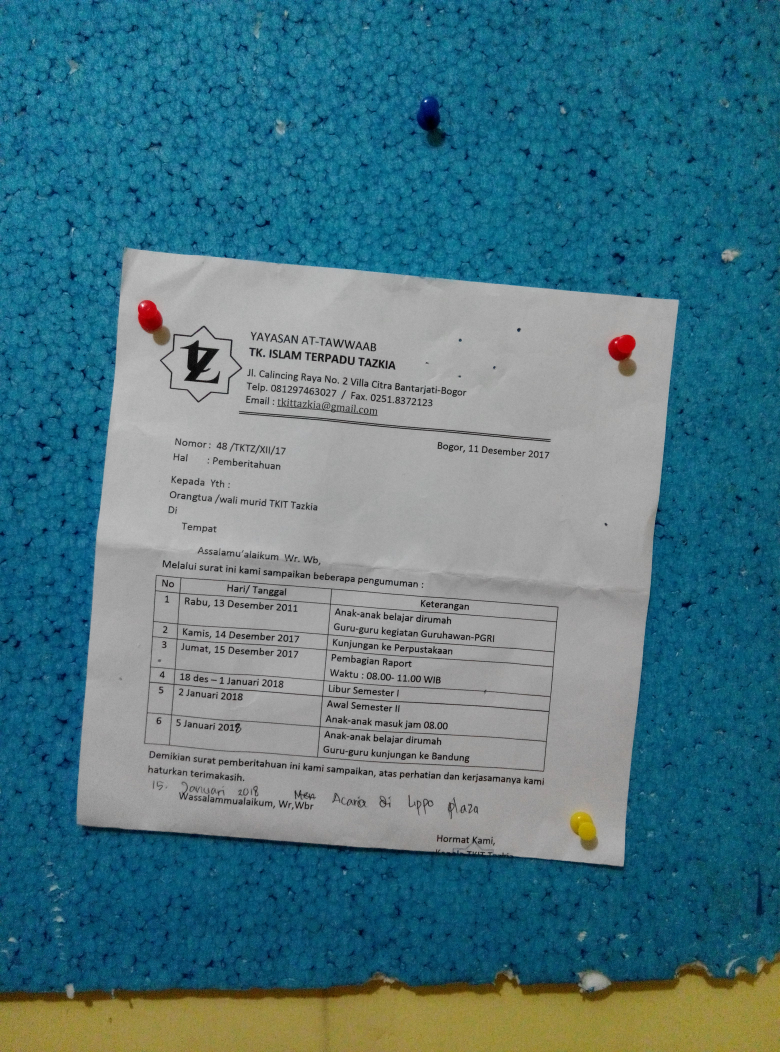
#> input picture gambar/distance/ft2.jpg, 3120 x 4208 px (shown at 1/4 size)
$ python distance_to_camera.py   (older library calls are emulated)
#> lines starting #> are read from the running program, lines starting #| are printed output that depends on the picture; after the words box and inside, x2 and y2 are one past the last pixel; in counts of white or black regions, pixels touching at a corner belong together
# import the necessary packages
import numpy as np
import cv2
from datetime import datetime

def find_marker(image):
	# convert the image to grayscale, blur it, and detect edges
	gray = cv2.cvtColor(image, cv2.COLOR_BGR2GRAY)
	gray = cv2.GaussianBlur(gray, (5, 5), 0)
	edged = cv2.Canny(gray, 35, 125)

	# find the contours in the edged image and keep the largest one;
	# we'll assume that this is our piece of paper in the image
	(_, cnts, _) = cv2.findContours(edged.copy(), cv2.RETR_LIST, cv2.CHAIN_APPROX_SIMPLE)
	c = max(cnts, key = cv2.contourArea)

	# compute the bounding box of the of the paper region and return it
	return cv2.minAreaRect(c)

def distance_to_camera(knownWidth, focalLength, perWidth):
	# compute and return the distance from the maker to the camera
	return (knownWidth * focalLength) / perWidth

def saveimage(sufix, img):
    fname = ("%d-%d-%d" % (datetime.now().minute,datetime.now().second,datetime.now().microsecond))
    cv2.imwrite("../gambar/out/"+fname+'-'+sufix+".png",img)

# initialize the known distance from the camera to the object, which
# in this case is 24 inches
KNOWN_DISTANCE = 15.0

# initialize the known object width, which in this case, the piece of
# paper is 11 inches wide
KNOWN_WIDTH = 10.0

# initialize the list of images that we'll be using
dir = "../gambar/distance"
IMAGE_PATHS = [dir+"/ft2.jpg", dir+"/ft3.jpg", dir+"/ft4.jpg"]

# load the furst image that contains an object that is KNOWN TO BE 2 feet
# from our camera, then find the paper marker in the image, and initialize
# the focal length
image = cv2.imread(IMAGE_PATHS[0])
#> image is the input picture: shape (4208, 3120, 3); mean B, G, R 131.3, 120.1, 79.6
marker = find_marker(image)
#> in find_marker, `gray = cv2.cvtColor(image, cv2.COLOR_BGR2GRAY)`:
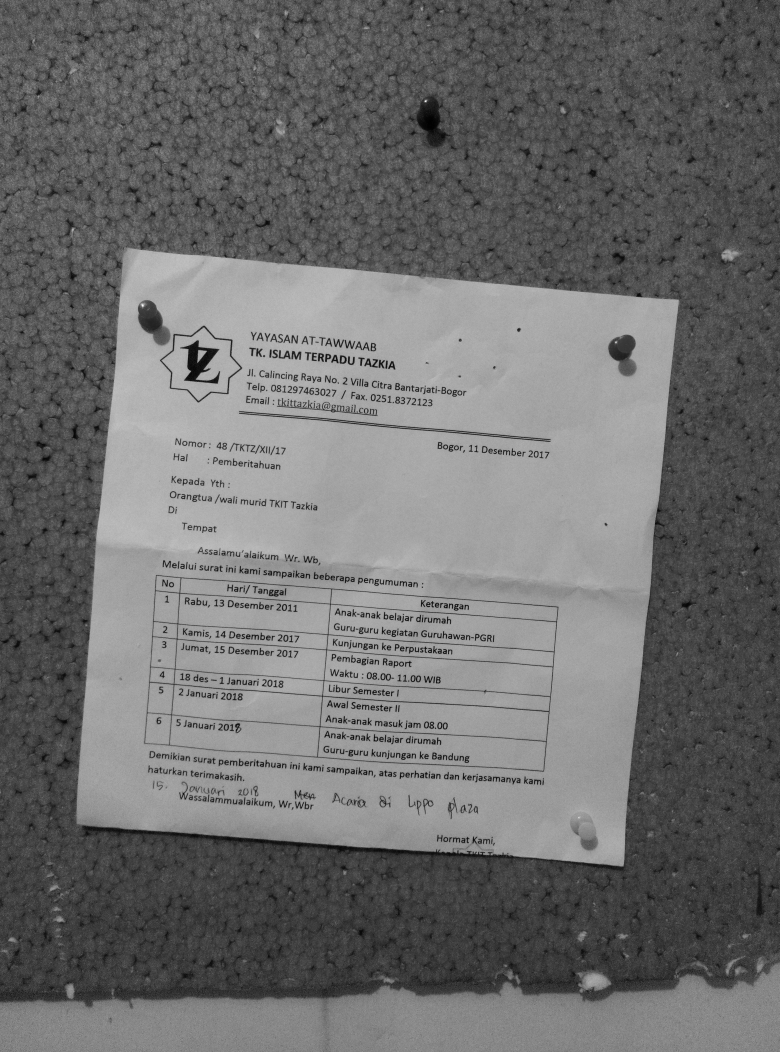
#> gray: shape (4208, 3120) (shown at 1/4 size); min 0, max 252, mean 109.2
#> in find_marker, `edged = cv2.Canny(gray, 35, 125)`:
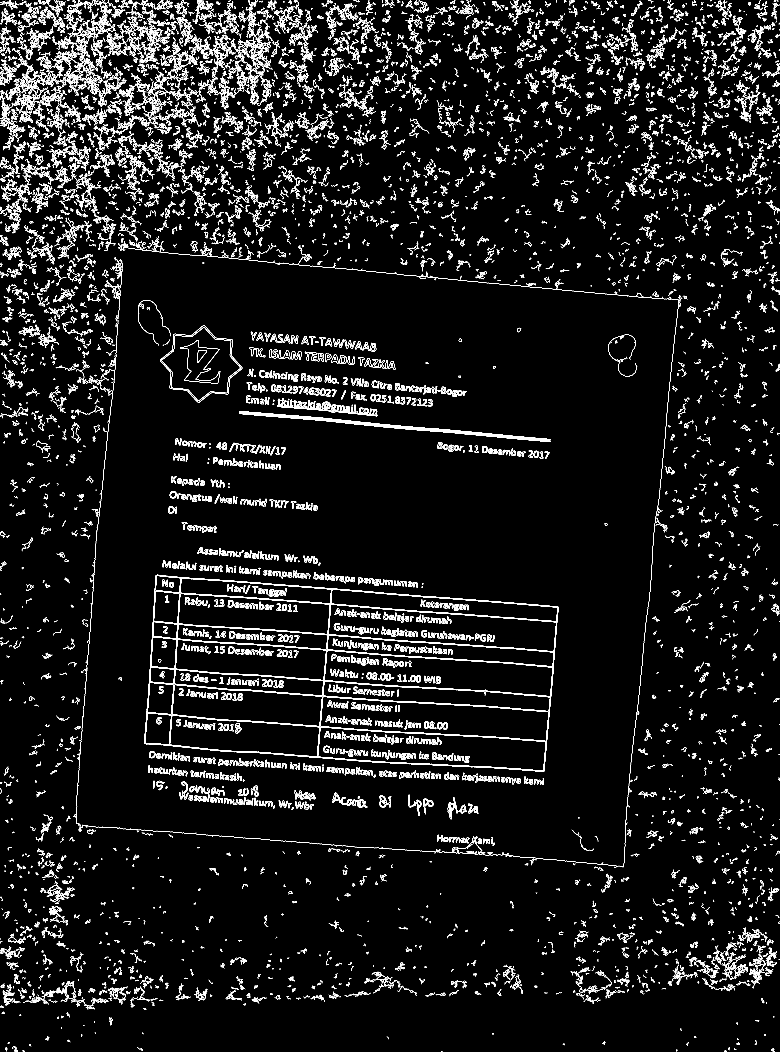
#> edged: shape (4208, 3120) (shown at 1/4 size); 3.6% white in thin lines or dots
#> in find_marker, `(_, cnts, _) = cv2.findContours(edged.copy(), cv2.RETR_LIST, cv2.CHAIN..`: cnts = 10951 contours, 6688 with area under 20; largest, box (x1, y1, x2, y2) and area: (576, 2299, 2234, 3087) 1084579, (576, 2299, 2234, 3087) 973906, (599, 2312, 1325, 3027) 311236, (1313, 2357, 2231, 2606) 161090, (1292, 2540, 2215, 2845) 160672
#> in find_marker, `c = max(cnts, key = cv2.contourArea)`: c = contour of 822 points, box (x1, y1, x2, y2) (576, 2299, 2234, 3087), area 1084579
#> marker = ((1402, 2702.2), (684.5, 1616.5), -85.55)
focalLength = (marker[1][0] * KNOWN_DISTANCE) / KNOWN_WIDTH
#> focalLength = 1026.8

# loop over the images
for imagePath in IMAGE_PATHS:
	# load the image, find the marker in the image, then compute the
	# distance to the marker from the camera
	image = cv2.imread(imagePath)
	image = cv2.resize(image, (300,400))
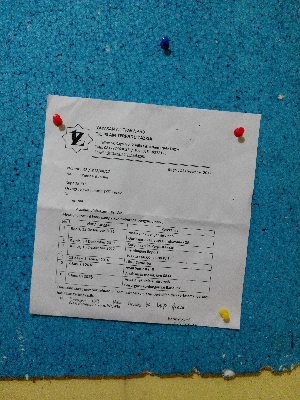
#> image: shape (400, 300, 3); mean B, G, R 131.2, 120, 79.5
	marker = find_marker(image)
#> in find_marker (call 2), `gray = cv2.cvtColor(image, cv2.COLOR_BGR2GRAY)`:
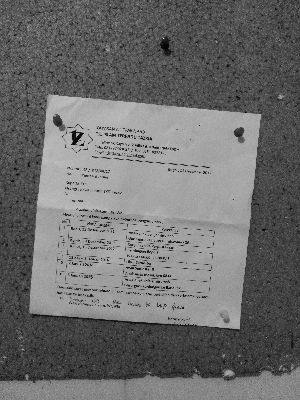
#> gray: shape (400, 300); min 0, max 233, mean 109.1
#> in find_marker (call 2), `gray = cv2.GaussianBlur(gray, (5, 5), 0)`:
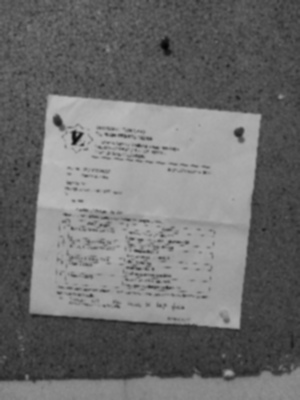
#> gray: shape (400, 300); min 3, max 187, mean 109.1
#> in find_marker (call 2), `edged = cv2.Canny(gray, 35, 125)`:
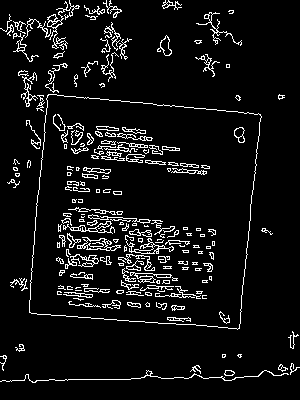
#> edged: shape (400, 300); 7.2% white in thin lines or dots
#> in find_marker (call 2), `(_, cnts, _) = cv2.findContours(edged.copy(), cv2.RETR_LIST, cv2.CHAIN..`: cnts = 428 contours, 324 with area under 20; largest, box (x1, y1, x2, y2) and area: (29, 94, 262, 330) 46310, (29, 94, 262, 330) 46307, (77, 237, 121, 251) 266, (125, 235, 174, 254) 182, (47, 0, 80, 50) 178
#> in find_marker (call 2), `c = max(cnts, key = cv2.contourArea)`: c = contour of 218 points, box (x1, y1, x2, y2) (29, 94, 262, 330), area 46310
#> marker = ((143.5, 213.1), (220.9, 216), -84.64)
	inches = distance_to_camera(KNOWN_WIDTH, focalLength, marker[1][0])
#> inches = 46.49
	cm = 30.48 * inches
#> cm = 1416.9

	# draw a bounding box around the image and display it
	box = np.int0(cv2.boxPoints(marker))
#> box = [[240, 333], [25, 312], [46, 93], [261, 113]]
	cv2.drawContours(image, [box], -1, (0, 255, 0), 2)
	cv2.putText(image, "%.2fcm" % (cm / 12),
		(image.shape[1] - 200, image.shape[0] - 20), cv2.FONT_HERSHEY_SIMPLEX,
		1.0, (0, 255, 0), 2)
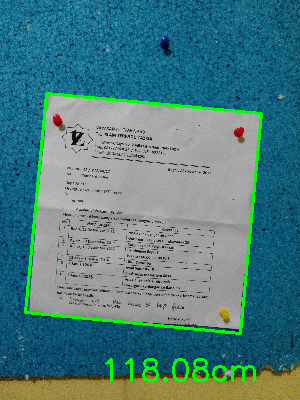
#> image: shape (400, 300, 3); mean B, G, R 127.9, 124.9, 78.3
	cv2.imshow("image", image)
	saveimage("dist",image)
	cv2.waitKey(0)
#> pass 2 of the loop `for imagePath in IMAGE_PATHS:`:
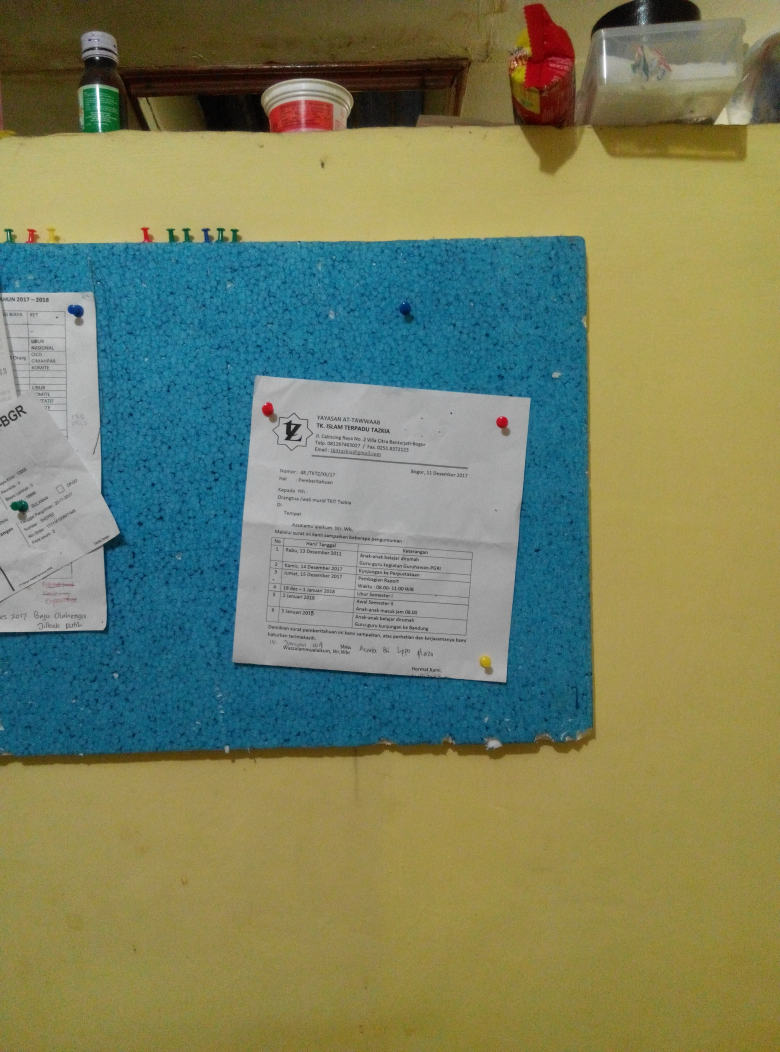
#> input picture gambar/distance/ft3.jpg, 3120 x 4208 px (shown at 1/4 size)
#> image is the input picture: shape (4208, 3120, 3); mean B, G, R 97.1, 128.6, 121
#> in find_marker (call 3), `edged = cv2.Canny(gray, 35, 125)`:
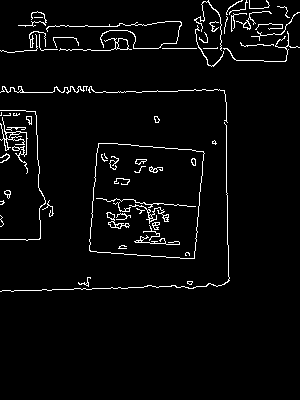
#> edged: shape (400, 300); 3.7% white in thin lines or dots, all inside (x1, y1, x2, y2) = (0, 0, 300, 292)
#> cnts = 100 contours, 72 with area under 20; largest, box (x1, y1, x2, y2) and area: (89, 143, 205, 259) 11514, (89, 143, 205, 259) 11511, (59, 38, 132, 51) 118, (106, 212, 130, 229) 106, (0, 117, 28, 174) 100
#> c = contour of 91 points, box (x1, y1, x2, y2) (89, 143, 205, 259), area 11514
#> `marker = find_marker(image)`: marker = ((146, 200.7), (110.3, 107.9), -85.31)
#> inches = 93.06
#> cm = 2836.5
#> box = [[195, 260], [87, 251], [96, 141], [204, 150]]
#> `cv2.putText(image, "%.2fcm" % (cm / 12), (image.shape[1] - 200, image...`:
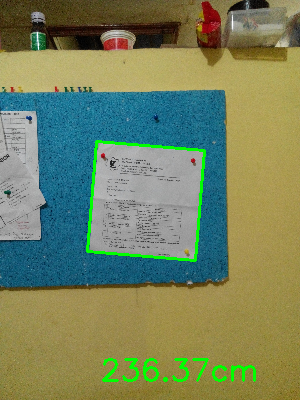
#> image: shape (400, 300, 3); mean B, G, R 95, 131.2, 119
#> pass 3 of the loop `for imagePath in IMAGE_PATHS:`:
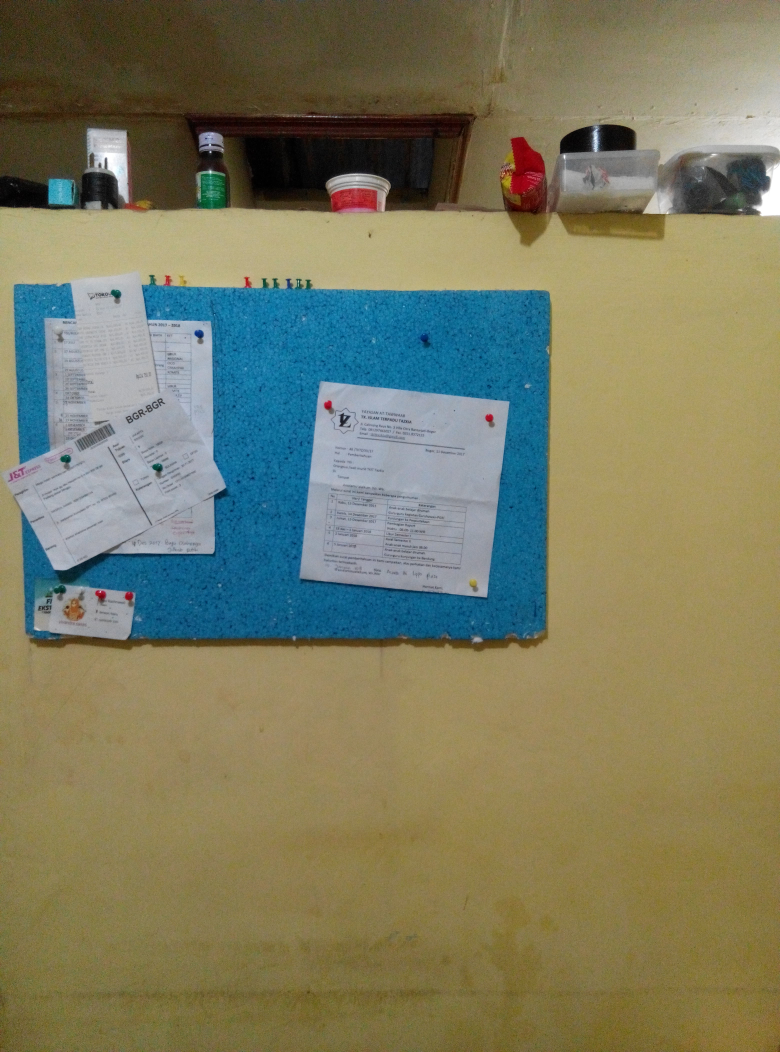
#> input picture gambar/distance/ft4.jpg, 3120 x 4208 px (shown at 1/4 size)
#> image is the input picture: shape (4208, 3120, 3); mean B, G, R 96.9, 123.1, 123.3
#> in find_marker (call 4), `edged = cv2.Canny(gray, 35, 125)`:
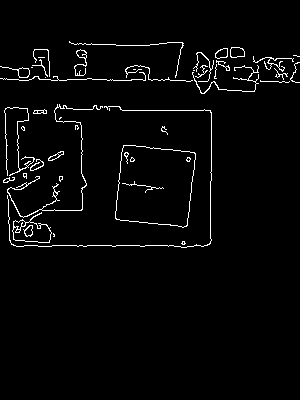
#> edged: shape (400, 300); 2.8% white in thin lines or dots, all inside (x1, y1, x2, y2) = (0, 41, 300, 248)
#> cnts = 71 contours, 49 with area under 20; largest, box (x1, y1, x2, y2) and area: (115, 145, 196, 228) 5462, (115, 145, 196, 228) 5456, (12, 212, 52, 243) 674, (12, 221, 52, 243) 571, (230, 47, 245, 58) 123
#> c = contour of 78 points, box (x1, y1, x2, y2) (115, 145, 196, 228), area 5462
#> `marker = find_marker(image)`: marker = ((154.7, 185.5), (76.39, 74.45), -83.56)
#> inches = 134.4
#> cm = 4097.1
#> box = [[187, 227], [113, 219], [121, 143], [195, 151]]
#> `cv2.putText(image, "%.2fcm" % (cm / 12), (image.shape[1] - 200, image...`:
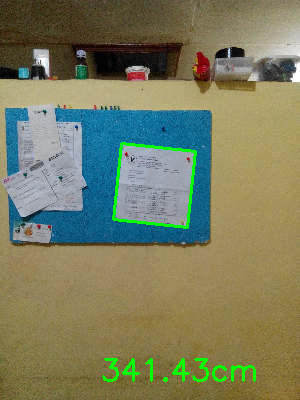
#> image: shape (400, 300, 3); mean B, G, R 95.2, 125.3, 121.7
